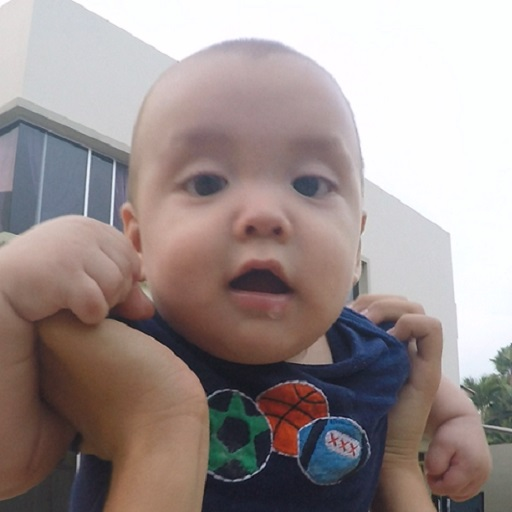
#> input picture 04-Hybrid/este.jpg, 512 x 512 px
$ python blended.py
#> lines starting #> are read from the running program, lines starting #| are printed output that depends on the picture
#!/usr/bin/env python3
# image blending [1]


import numpy as np
import cv2

# read images with cv2
img0 = cv2.imread('este.jpg')
#> img0 is the input picture: shape (512, 512, 3); mean B, G, R 143.3, 145, 157.3
img1 = cv2.imread('javi.jpg')
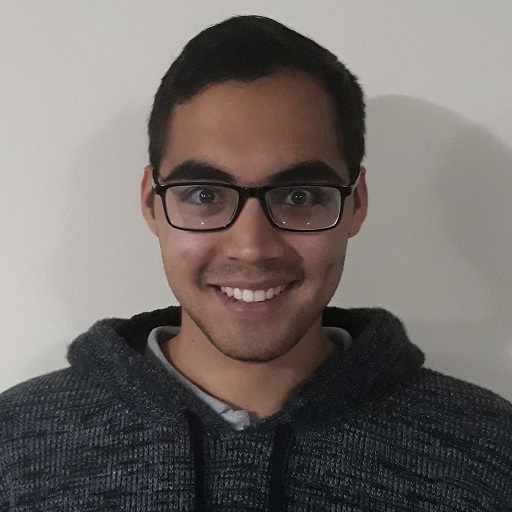
#> input picture 04-Hybrid/javi.jpg, 512 x 512 px
#> img1 is the input picture: shape (512, 512, 3); mean B, G, R 103.7, 107.2, 113.7


gausspyr0 = img0.copy()
gausspyr1 = img1.copy()
gpimg0 = [gausspyr0]
gpimg1 = [gausspyr1]
for i in range(7):
    gausspyr0 = cv2.pyrDown(gausspyr0)
    gpimg0.append(gausspyr0) #gaussian pyramid for img0
    gausspyr1 = cv2.pyrDown(gausspyr1)
    gpimg1.append(gausspyr1) #gaussian pyramid for img1
#> this loop made 7 passes
#> pass 2, `gausspyr0 = cv2.pyrDown(gausspyr0)`:
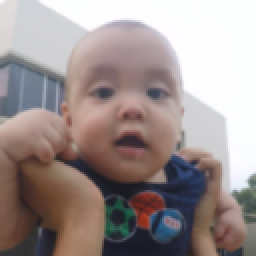
#> gausspyr0: shape (128, 128, 3) (shown 2 times larger); mean B, G, R 143.7, 145.3, 157.7
#> pass 2, `gausspyr1 = cv2.pyrDown(gausspyr1)`:
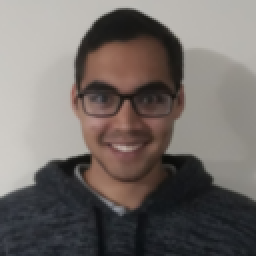
#> gausspyr1: shape (128, 128, 3) (shown 2 times larger); mean B, G, R 104.2, 107.7, 114.3
#> after the loop, gpimg0 = 8 items; gpimg1 = 8 items


lpimg0 = [gpimg0[6]]
lpimg1 = [gpimg1[6]]
for i in range(6,0,-1):
    lap0 = cv2.subtract(gpimg0[i-1],cv2.pyrUp(gpimg0[i]))
    lpimg0.append(lap0) #laplacian pyramid for img0
    lap1 = cv2.subtract(gpimg1[i-1],cv2.pyrUp(gpimg1[i]))
    lpimg1.append(lap1) #laplacian pyramid for img1
#> this loop made 6 passes
#> pass 3, `lap1 = cv2.subtract(gpimg1[i-1],cv2.pyrUp(gpimg1[i]))`:
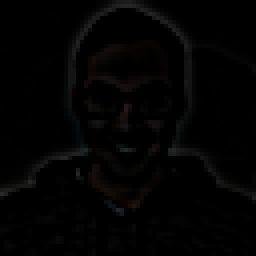
#> lap1: shape (64, 64, 3) (shown 4 times larger); mean of channels 0, 1, 2 2.6, 2.7, 2.9; drawn as B, G, R
#> after the loop, lpimg0 = 7 items; lpimg1 = 7 items


LaplSum = []
for limg0,limg1 in zip(lpimg0,lpimg1):
    rows,cols,dpt = limg0.shape
    laplsum = np.hstack((limg0[:,0:int(cols/2)], limg1[:,int(cols/2):])) #add left and righ imgs parts at each level
    LaplSum.append(laplsum)
#> this loop made 7 passes
#> (rows, cols) on passes 1 to 7: (8, 8), (16, 16), (32, 32), (64, 64), (128, 128), (256, 256), (512, 512)
#> pass 3, `laplsum = np.hstack((limg0[:,0:int(cols/2)], limg1[:,int(cols/2):]))`:
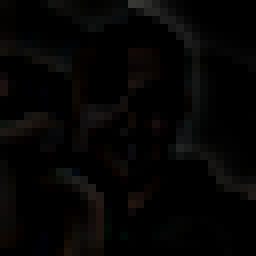
#> laplsum: shape (32, 32, 3) (shown 8 times larger); mean of channels 0, 1, 2 3.9, 4.3, 5; drawn as B, G, R
#> after the loop, LaplSum = 7 items

laplsumrec = LaplSum[0]
for i in range(1,7):
     laplsumrec = cv2.pyrUp(laplsumrec)
     laplsumrec = cv2.add(laplsumrec, LaplSum[i]) #reconstruction
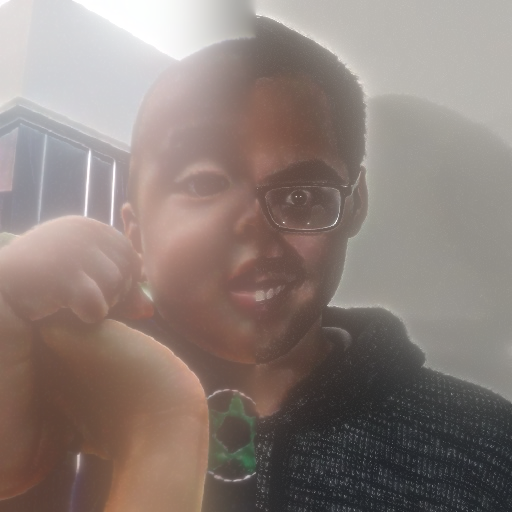
#> laplsumrec: shape (512, 512, 3); mean of channels 0, 1, 2 120.6, 126.5, 140; drawn as B, G, R


dirBlend = np.hstack((img0[:,:int(cols/2)],img1[:,int(cols/2):])) #direct blending
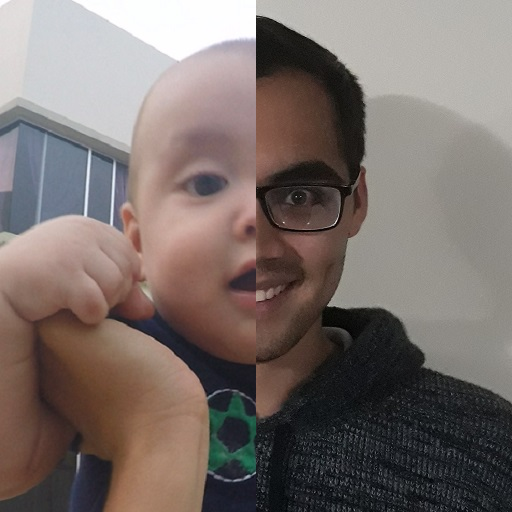
#> dirBlend: shape (512, 512, 3); mean B, G, R 106.9, 110.9, 121.9

cv2.imwrite('Pyrblend.jpg',laplsumrec)
cv2.imwrite('Dirblend.jpg',dirBlend)

"""
References
[1] "OpenCV: Image Pyramids", Docs.opencv.org. [Online]. Available: https://docs.opencv.org/3.1.0/dc/dff/tutorial_py_pyramids.html. [Accessed: 21- Feb- 2019].
"""
